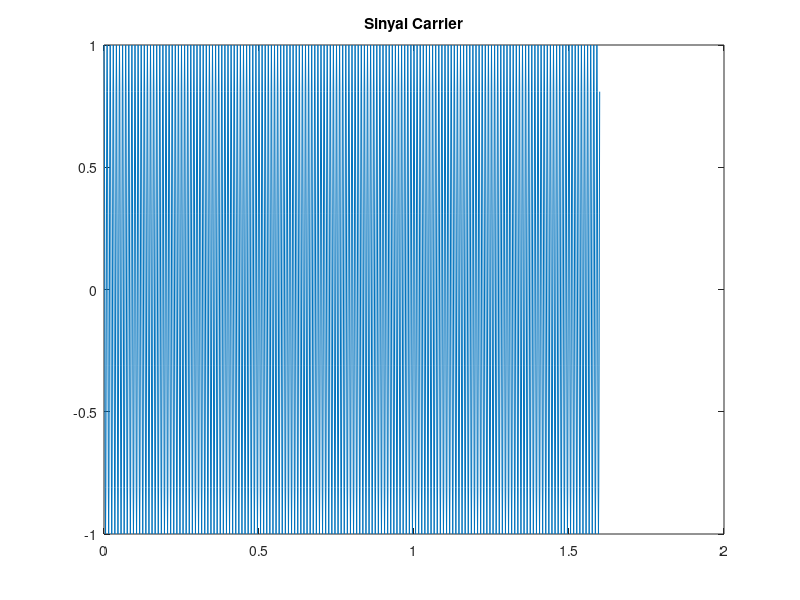
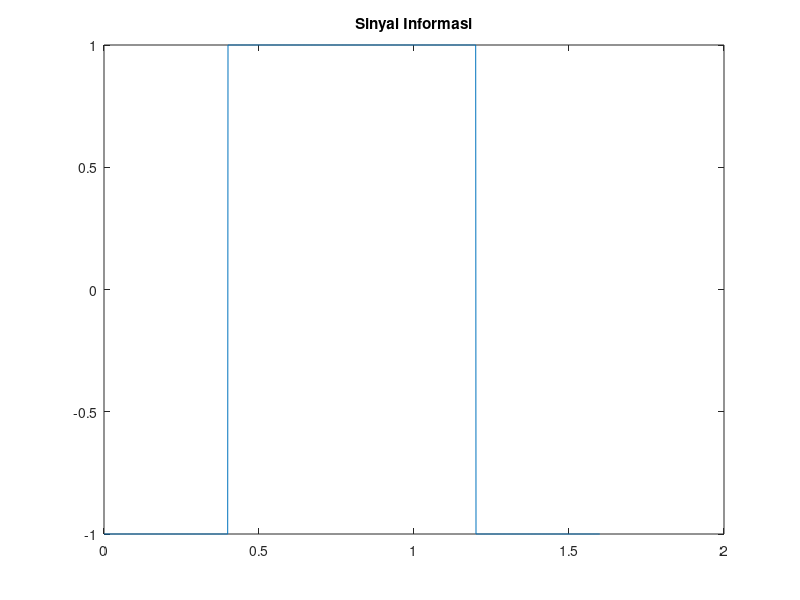
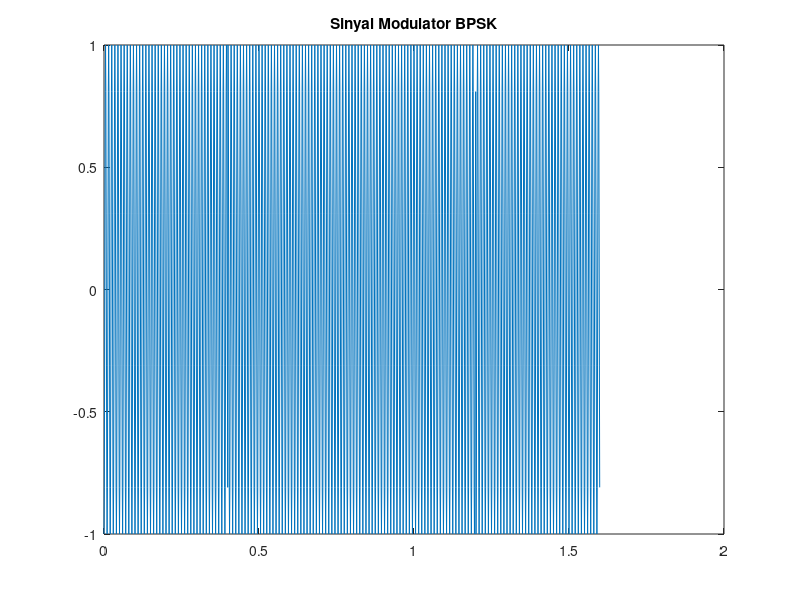

The MATLAB source for these figures, in order:
clc
clear

% Parameter sinyal carrier
fc = 100;
Tc = 1/fc;
Ac = 1;

% Parameter sinyal informasi
bitdata = [0 1 1 0];
bitrate = 2.5;

%Mengatur Frekuensi sampling
fs=10*fc;
ts=1/fs;

%Membuat sinyal carrier
jumlah_bit = length(bitdata);
t_akhir = jumlah_bit/bitrate;
t = 0:ts:t_akhir;
lg_t = length(t);
t = t(1:lg_t-1);
Sc = Ac*cos(2*pi*fc*t);
figure
plot(t,Sc)
title('Sinyal Carrier');

%Membuat sinyal informasi
for i=1:jumlah_bit
    if(bitdata(i))==0
        sinyal_NRZ(i)=-1;
    else
        sinyal_NRZ(i)=1;
    end
end
sampleperbit = fs/bitrate;
Si = sinyal_NRZ(1)*ones(1,sampleperbit);
for i = 2:jumlah_bit
    S = sinyal_NRZ(i)*ones(1,sampleperbit);
    Si = [Si S]
end
figure
plot(t,Si)
title('Sinyal Informasi');

%Modulator BPSK
S_BPSK = Si.*Sc
figure
plot(t,S_BPSK)
title('Sinyal Modulator BPSK')